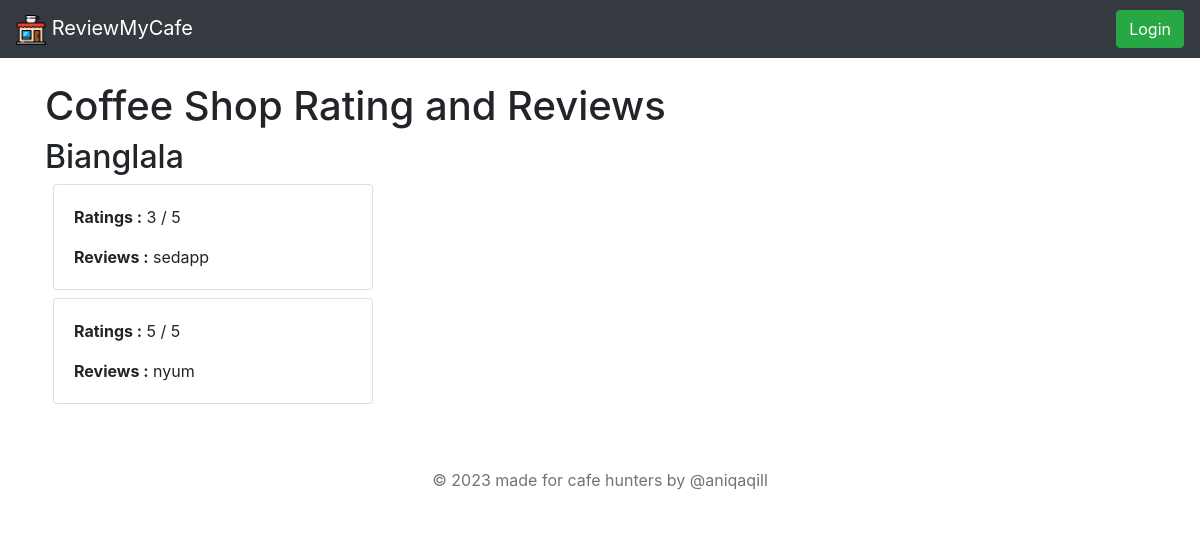
Page /shop_reviews/1/ on the committed database.
### coffeeshoplist/models.py (models this page shows)
class CoffeeShop(models.Model):
    name = models.CharField(max_length=100)
    address = models.CharField(max_length=255)
    phone = models.CharField(max_length=100)
    website = models.CharField(max_length=100)
    email = models.CharField(max_length=100)
    description = models.CharField(max_length=100)
    hours = models.CharField(max_length=100)
    image = models.ImageField(upload_to='coffee_shop_images/', default='coffee_shop_images/default.jpg')

class Rating(models.Model):
    coffee_shop = models.ForeignKey(CoffeeShop, on_delete=models.CASCADE)
    user = models.ForeignKey(User, on_delete=models.CASCADE)
    rating = models.IntegerField()
    review = models.TextField(blank=True)

### coffeeshoplist/views.py (the view)
# urls.py: path('shop_reviews/<int:coffee_shop_id>/', views.shopreviews, name='shop_reviews'),
def shopreviews(request, coffee_shop_id):
    coffee_shop = CoffeeShop.objects.get(id=coffee_shop_id)
    ratings = Rating.objects.filter(coffee_shop=coffee_shop)
    return render(request, 'shop_reviews.html', {'coffee_shop': coffee_shop, 'ratings': ratings})

### coffeeshoplist/templates/shop_reviews.html (shortened to what this page needs)
{% extends 'base.html' %}
    {% block content %}
    <h1>Coffee Shop Rating and Reviews</h1>
    <h2>{{ coffee_shop.name }}</h2>
 {% for rating in ratings %}
      <div class="card mx-2 my-2" style="width: 20rem">
        <div class="card-body">
          <p class="card-text"> <Strong>Ratings :</Strong> {{ rating.rating }} / 5 </p>
          <p class="card-text"> <Strong>Reviews :</Strong> {{ rating.review }}</p>
        </div>
      </div>
      {% endfor %}
    {% endblock %}

### rows in the picture
CoffeeShop: name "Bianglala"
Rating: rating "3", review "sedapp"
Rating: rating "5", review "nyum"
